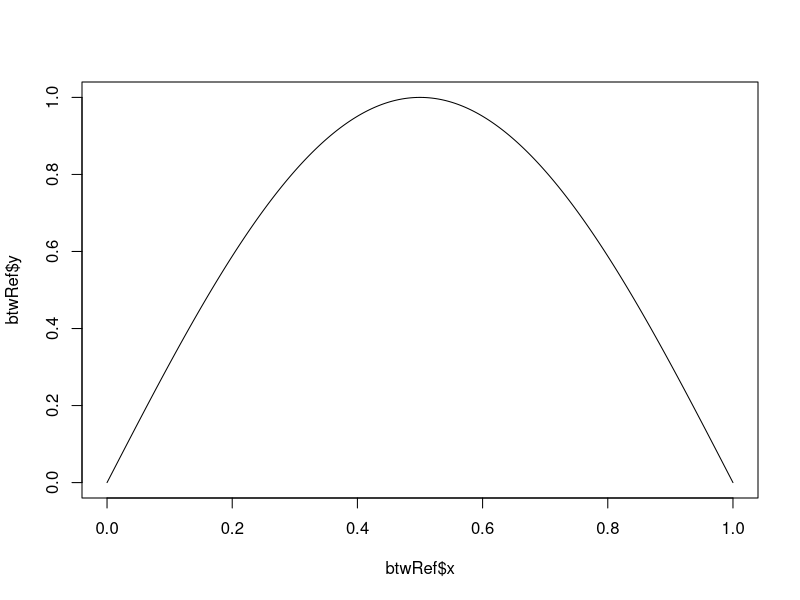
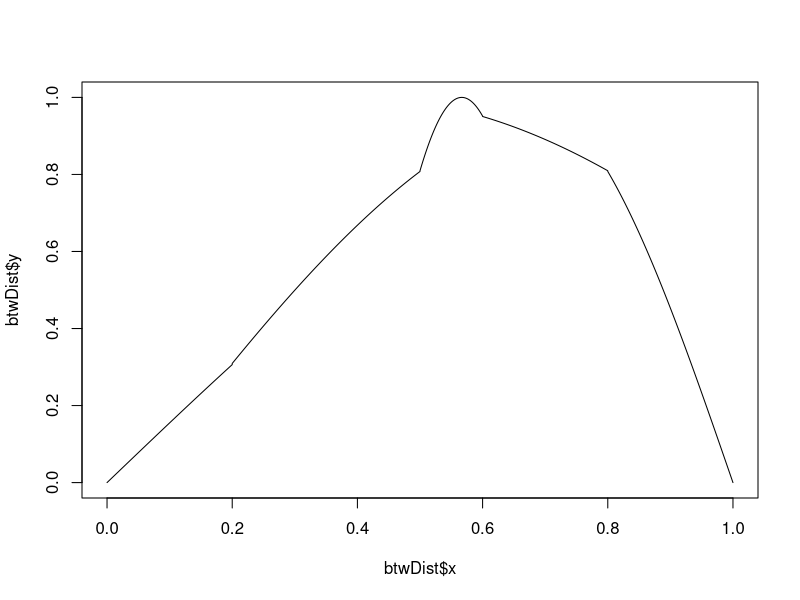
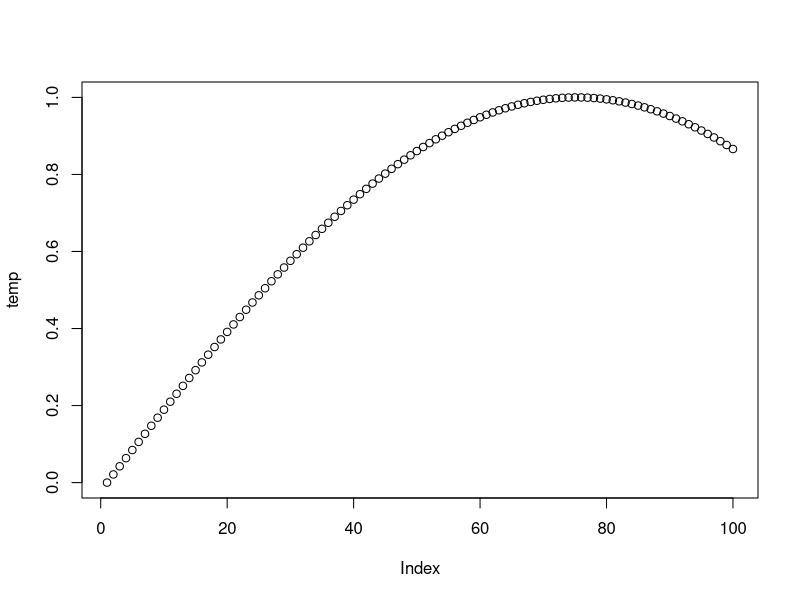
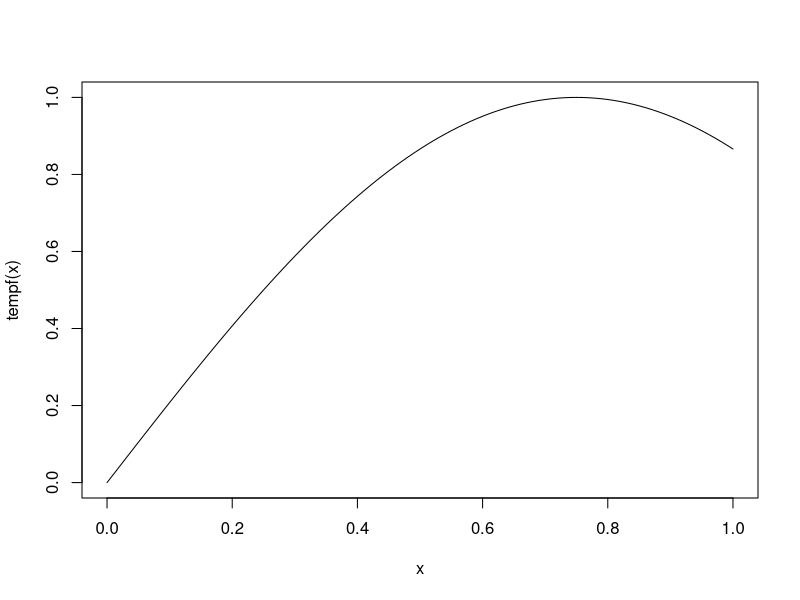
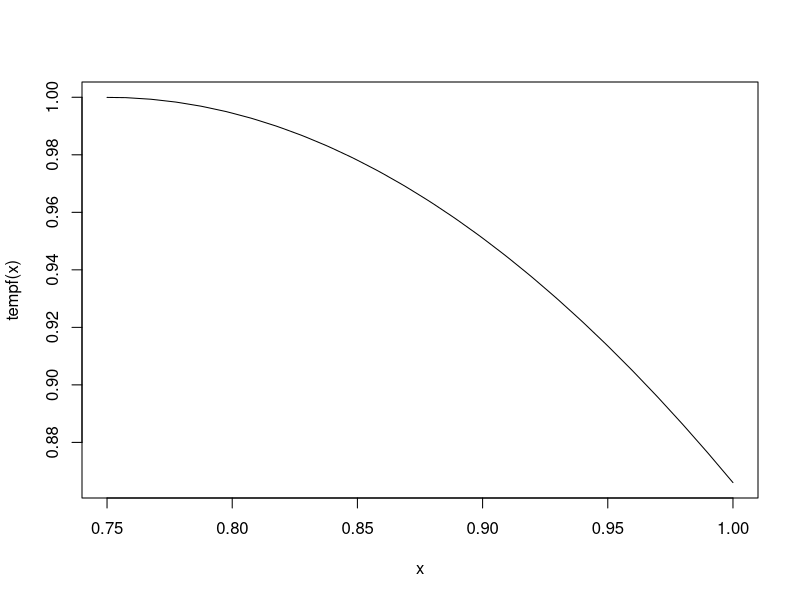
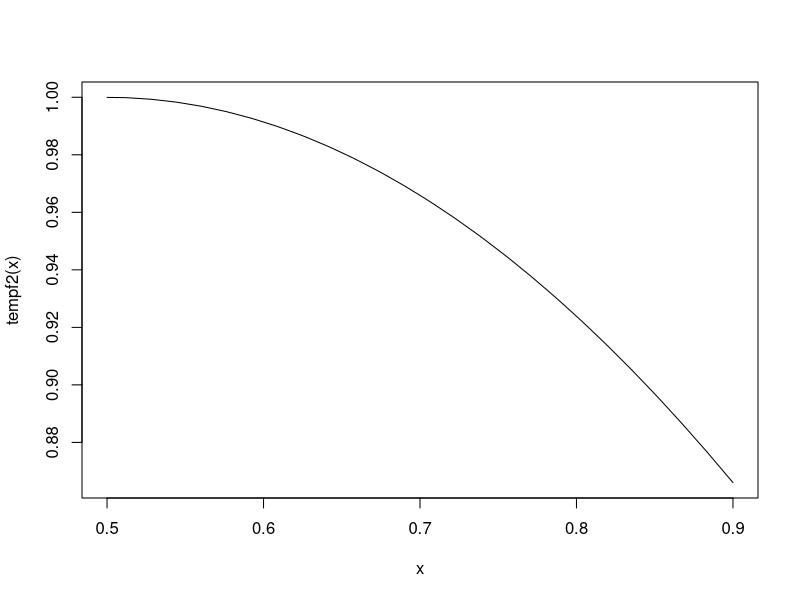
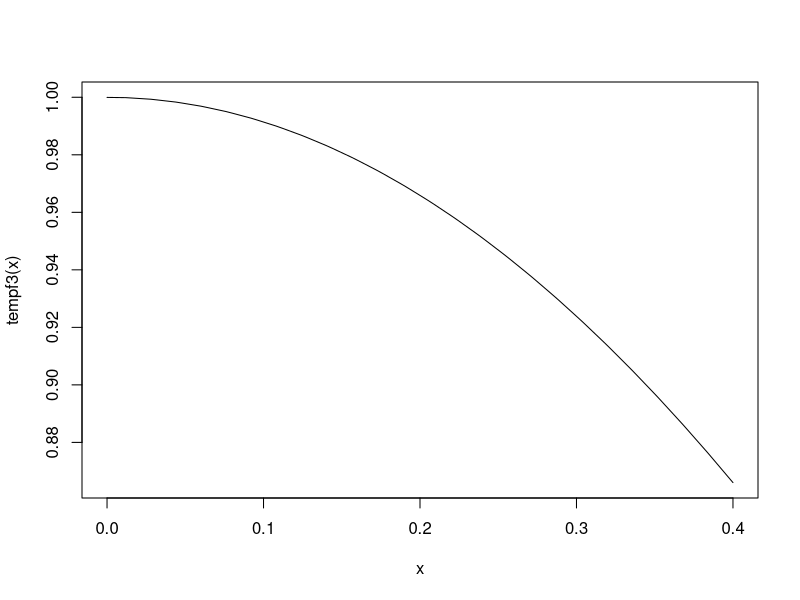
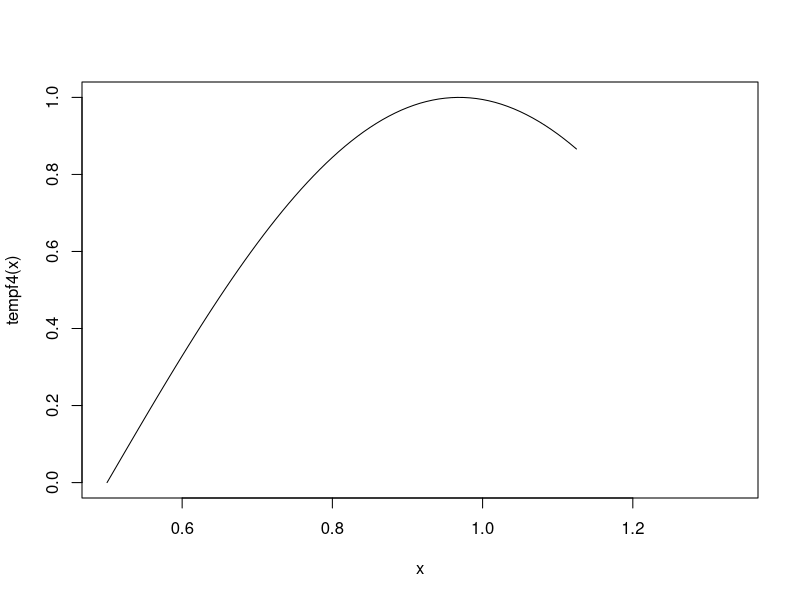

Write R code to recreate these figures, in order.
## ---- chunk 1
btwRef <- list(
  x = seq(0, 1, length.out = 1e3),
  y = sin(seq(0, pi, length.out = 1e3))
)
plot(btwRef, xlim = c(0,1), ylim = c(0,1), type = "l")
## ---- chunk 2
btwDist <- list(
  x = c(
    seq(0, .2, length.out = 1e2),
    seq(.2, .5, length.out = 2e2),
    seq(.5, .6, length.out = 3e2),
    seq(.6, .8, length.out = 1e2),
    seq(.8, 1, length.out = 3e2)
  ),
  y = sin(seq(0, pi, length.out = 1e3))
)
plot(btwDist, xlim = c(0,1), ylim = c(0,1), type = "l")
## ---- chunk 3
btwBoundsRef <- seq(0.1, 0.9, by = 0.1)
btwBoundsRef
## ---- chunk 4
btwRef_f <- stats::approxfun(x = btwRef$x, y = btwRef$y)

btwXPrime <- function(br, boundsQuery, bqIdx) {
  x <- seq(br - 0.1, br, length.out = 1e2) / 0.1 # slice out x, translate and scale
  
  start <- if (bqIdx == 1) 0 else boundsQuery[bqIdx - 1]
  end <- if (bqIdx == length(boundsQuery)) 1 else boundsQuery[bqIdx]
  ext <- end - start
  
  # x' is the scaled x + the offset
  x * ext + start
}
## ---- chunk 5
temp <- sin(seq(0, pi/1.5, length.out = 1e2))
tempf <- approxfun(x = seq(0, 1, length.out = 1e2), y = temp)
plot(temp)
curve(tempf, 0, 1)
curve(tempf, .75, 1)
## ---- chunk 6
offR <- .75
endR <- 1
offQ <- .50
extQ <- .4
trans <- offR - offQ
scale <- 1 / (extQ / (endR - offR))

tempf2 <- (function() {
  function(x) {
    tempf(((x - offQ) * scale) + offR)
  }
})()

tempf3 <- (function() {
  function(x) {
    tempf(x * scale + offR)
  }
})()

tempf4 <- (function() {
  function(x) {
    tempf((x - offQ) / scale)
  }
})()

curve(tempf2, offQ, offQ + extQ)
curve(tempf3, 0, extQ)
curve(tempf4, offQ, 1 / offR)
## ---- chunk 7
tempfPrime <- function(x) {
  tempf(x * (1 - offR) + offR)
}

curve(tempfPrime, 0, 1)
## ---- chunk 8
# We use this transform so we can multiply!
extQm <- 1 / extQ

tempf2Prime <- function(x) {
  tempfPrime((x - offQ) * extQm)
}

curve(tempf2Prime, offQ, offQ + extQ)
## ---- chunk 9
plot(loess.smooth(x=seq(.51, .89, len=500), y=sapply(seq(.51, .89, len=500), function(x) numDeriv::grad(tempf2Prime, x))))
